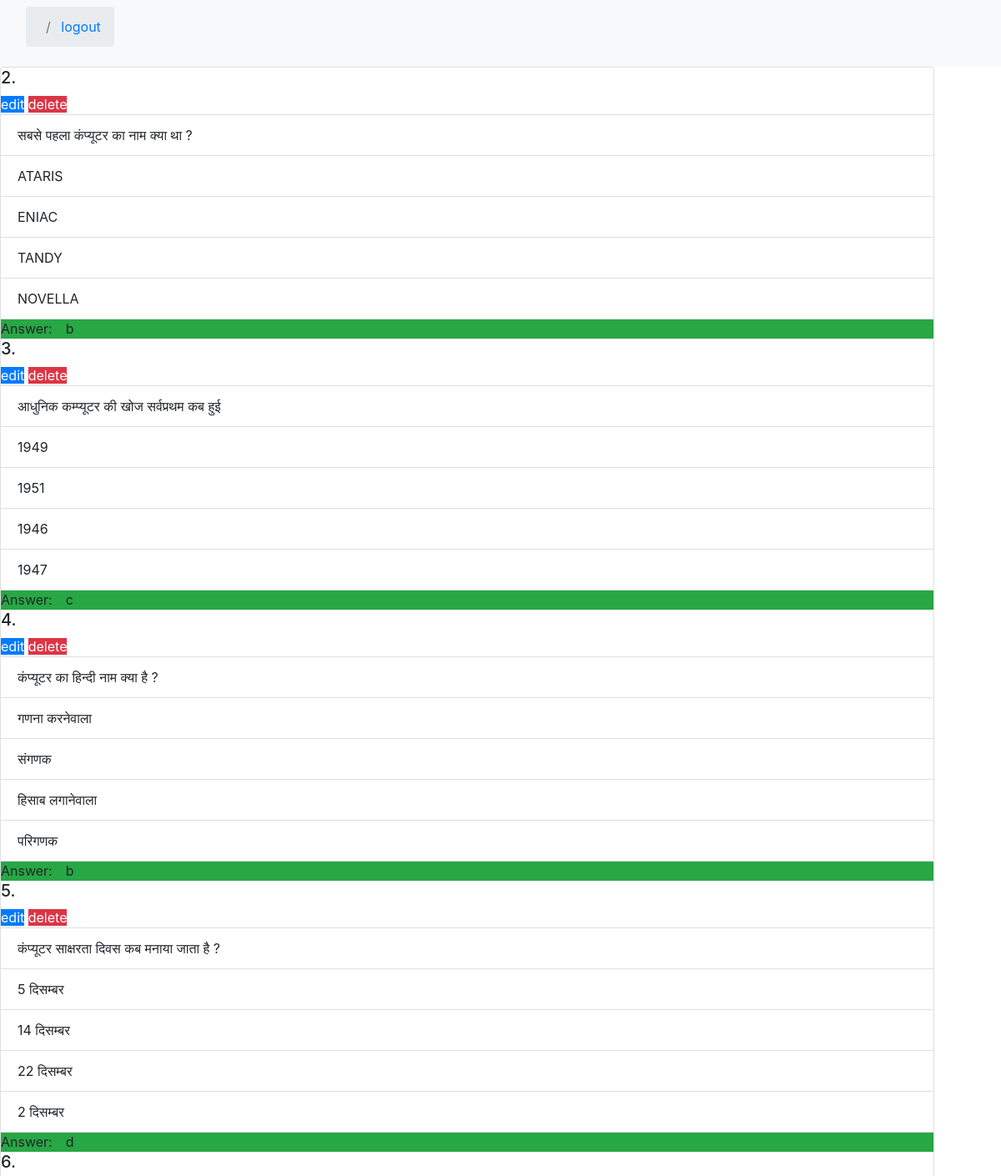
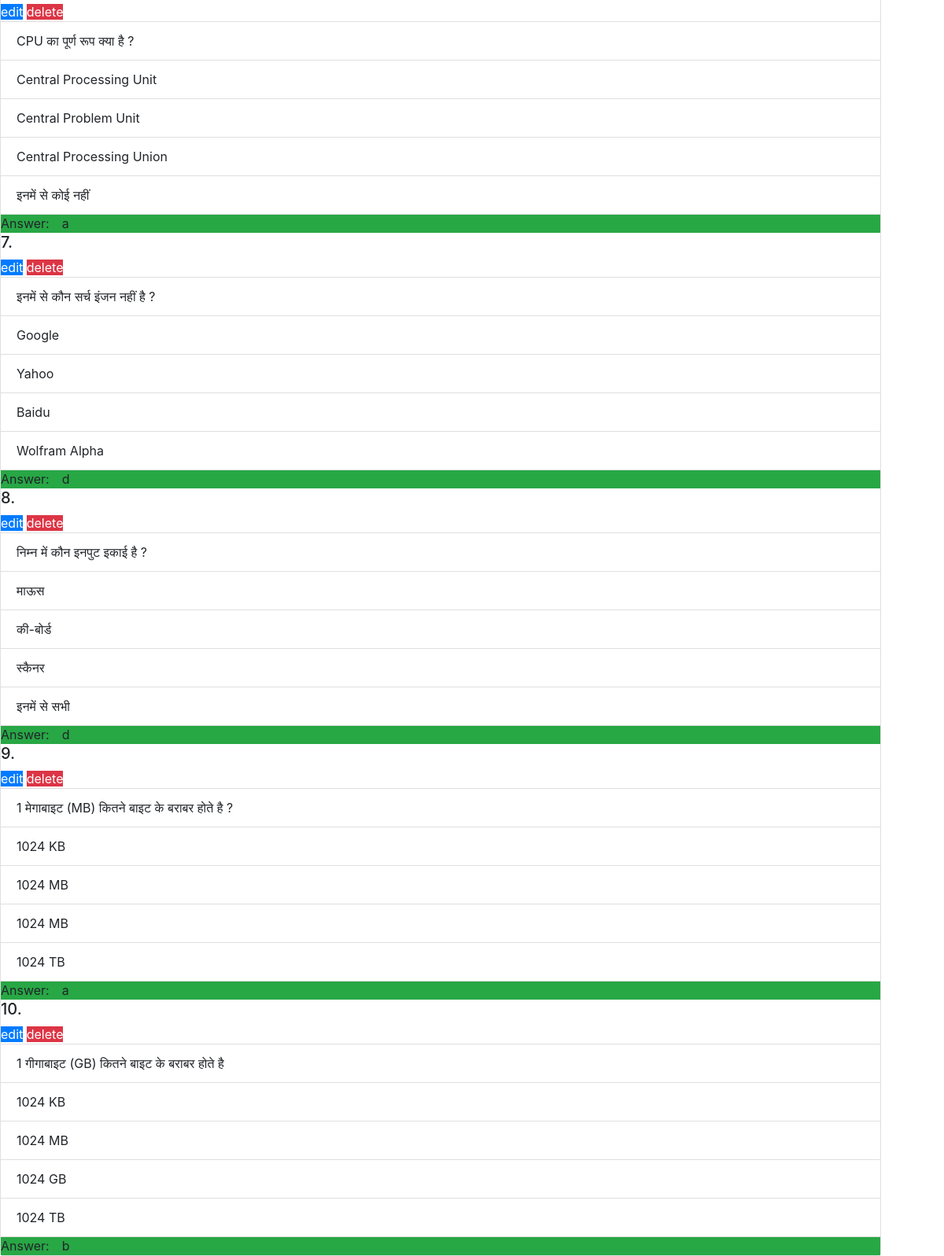
The page /OTS/view-question/ (signed in) on the database its author committed (2 pictures, top to bottom).
### OTS/models.py (models this page shows)
class Question(models.Model):
     qno=models.IntegerField(primary_key=True,auto_created=True)
     que=models.CharField(max_length=200)
     optiona=models.CharField(max_length=100)
     optionb=models.CharField(max_length=100)
     optionc=models.CharField(max_length=100)
     optiond=models.CharField(max_length=100)
     answer=models.CharField(max_length=1)

### OTS/views.py (the view)
# urls.py: path('view-question/',viewQuestion),
def viewQuestion(request):
  try:
    realname=request.session['realname']
    questions=Question.objects.all()
    res=render(request,'OTS/view_question.html',{'questions':questions})
    return res
  except KeyError:
      return HttpResponseRedirect("http://localhost:8000/OTS/login/")

### templates/OTS/view_question.html (shortened to what this page needs)
{%load static%}
<!doctype html>
{%load static%}
<html lang="en">
  <head>
    <link rel="stylesheet" href="https://cdn.jsdelivr.net/npm/bootstrap@4.3.1/dist/css/bootstrap.min.css">
  </head>
  <body >
<nav class="navbar navbar-expand-lg navbar-light bg-light">
  <div class="container-fluid">
    <nav aria-label="breadcrumb">
      <ol class="breadcrumb">
        <li class="breadcrumb-item">
        <li class="breadcrumb-item active" aria-current="page">
          <a href="http://localhost:8000/OTS/logout/">logout</a>
        </li>
		 </ol>
    </nav>
  </div>
</nav>
		<div class="card" style="width: 70rem;">
		{% for question in questions %}
  <ul class="list-group list-group-flush">
     <li > <h5>{{question.qno}}. </h5>
        <a href="http://localhost:8000/OTS/edit-question?qno={{question.qno}}" class=" btn-primary " >edit</a>
        <a href="http://localhost:8000/OTS/delete-question?qno={{question.qno}}"  class=" btn-danger ">delete</a>
    </li>
    <li class="list-group-item">  {{question.que}}</li>
    <li class="list-group-item">{{question.optiona}}</li>
	<li class="list-group-item">{{question.optionb}}</li>
	<li class="list-group-item">{{question.optionc}}</li>
	<li class="list-group-item">{{question.optiond}}</li>
	<a class=" btn-success " >Answer:<h7 class="  ml-3">{{question.answer}}</h7></a>
  </ul>{%endfor%}
  </div>
  </body>
</html>

### rows shown on the page
Question: qno "2", que "सबसे पहला कंप्यूटर का नाम क्या था ?", optiona "ATARIS", optionb "ENIAC", optionc "TANDY", optiond "NOVELLA", answer "b"
Question: qno "3", que "आधुनिक कम्प्यूटर की खोज सर्वप्रथम कब हुई", optiona "1949", optionb "1951", optionc "1946", optiond "1947", answer "c"
Question: qno "4", que "कंप्यूटर का हिन्दी नाम क्या है ?", optiona "गणना करनेवाला", optionb "संगणक", optionc "हिसाब लगानेवाला", optiond "परिगणक", answer "b"
Question: qno "5", que "कंप्यूटर साक्षरता दिवस कब मनाया जाता है ?", optiona "5 दिसम्बर", optionb "14 दिसम्बर", optionc "22 दिसम्बर", optiond "2 दिसम्बर", answer "d"
Question: qno "6", que "CPU का पूर्ण रूप क्या है ?", optiona "Central Processing Unit", optionb "Central Problem Unit", optionc "Central Processing Union", optiond "इनमें से कोई नहीं", answer "a"
Question: qno "7", que "इनमें से कौन सर्च इंजन नहीं है ?", optiona "Google", optionb "Yahoo", optionc "Baidu", optiond "Wolfram Alpha", answer "d"
Question: qno "8", que "निम्न में कौन इनपुट इकाई है ?", optiona "माऊस", optionb "की-बोर्ड", optionc "स्कैनर", optiond "इनमें से सभी", answer "d"
Question: qno "9", que "1 मेगाबाइट (MB) कितने बाइट के बराबर होते है ?", optiona "1024 KB", optionb "1024 MB", optionc "1024 MB", optiond "1024 TB", answer "a"
Question: qno "10", que "1 गीगाबाइट (GB) कितने बाइट के बराबर होते है", optiona "1024 KB", optionb "1024 MB", optionc "1024 GB", optiond "1024 TB", answer "b"
